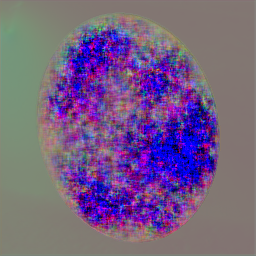
#> input picture scripts/reconstructions_gs-003500_e-000000_b-014002.png, 256 x 256 px
$ python generate_random_ellipse_masks.py --image reconstructions_gs-003500_e-000000_b-014002.png
#> lines starting #> are read from the running program, lines starting #| are printed output that depends on the picture; after the words box and inside, x2 and y2 are one past the last pixel; in counts of white or black regions, pixels touching at a corner belong together
import argparse
import shutil
from pathlib import Path

import numpy as np
from PIL import Image


IMG_EXTENSIONS = (".png", ".jpg", ".jpeg", ".bmp", ".tif", ".tiff")


def list_images(indir):
    root = Path(indir)
    return sorted(
        p for p in root.rglob("*")
        if p.is_file()
        and p.suffix.lower() in IMG_EXTENSIONS
        and not p.stem.endswith("_mask")
    )


def random_ellipse_mask(width, height, rng, args):
    scale_x = width / 256.0
    scale_y = height / 256.0
    min_rx = args.min_radius_x * scale_x
    max_rx = args.max_radius_x * scale_x
    min_ry = args.min_radius_y * scale_y
    max_ry = args.max_radius_y * scale_y

    radius_x = rng.uniform(min_rx, max_rx)
    radius_y = rng.uniform(min_ry, max_ry)

    if args.random_center:
        margin_x = min(radius_x + args.margin * scale_x, max(width / 2.0 - 1.0, 0.0))
        margin_y = min(radius_y + args.margin * scale_y, max(height / 2.0 - 1.0, 0.0))
        center_x = rng.uniform(margin_x, max(margin_x, width - 1 - margin_x))
        center_y = rng.uniform(margin_y, max(margin_y, height - 1 - margin_y))
    else:
        center_x = args.center_x * (width - 1)
        center_y = args.center_y * (height - 1)

    angle_deg = rng.uniform(args.angle_min_deg, args.angle_max_deg) if args.random_angle else args.angle_deg
    angle = np.deg2rad(angle_deg)
    cos_a = np.cos(angle)
    sin_a = np.sin(angle)

    yy, xx = np.mgrid[0:height, 0:width]
    x = xx.astype(np.float32) - center_x
    y = yy.astype(np.float32) - center_y
    x_rot = x * cos_a + y * sin_a
    y_rot = -x * sin_a + y * cos_a
    mask = ((x_rot / radius_x) ** 2 + (y_rot / radius_y) ** 2) <= 1.0
    return (mask.astype(np.uint8) * 255), {
        "center_x": center_x,
        "center_y": center_y,
        "radius_x": radius_x,
        "radius_y": radius_y,
        "angle_deg": angle_deg,
    }


def save_pair(image_path, outdir, mask, index=None, copy_image=True):
    image_path = Path(image_path)
    outdir = Path(outdir)
    outdir.mkdir(parents=True, exist_ok=True)

    if index is None:
        out_image = outdir / image_path.name
        out_mask = outdir / "{}_mask.png".format(image_path.stem)
    else:
        stem = "{}_{:03d}".format(image_path.stem, index)
        out_image = outdir / "{}{}".format(stem, image_path.suffix.lower())
        out_mask = outdir / "{}_mask.png".format(stem)

    if copy_image:
        shutil.copy2(image_path, out_image)
    Image.fromarray(mask, mode="L").save(out_mask)
    return out_image, out_mask


def main():
    parser = argparse.ArgumentParser(description="Generate random white ellipse masks for SS304 inpainting inference.")
    parser.add_argument("--image", default=None, help="Single source image.")
    parser.add_argument("--indir", default=None, help="Folder of source images.")
    parser.add_argument("--outdir", default="data/test_pairs", help="Output folder for image/mask pairs.")
    parser.add_argument("--count", type=int, default=1, help="Masks per image.")
    parser.add_argument("--seed", type=int, default=42)
    parser.add_argument("--min-radius-x", type=float, default=42.0)
    parser.add_argument("--max-radius-x", type=float, default=110.0)
    parser.add_argument("--min-radius-y", type=float, default=28.0)
    parser.add_argument("--max-radius-y", type=float, default=88.0)
    parser.add_argument("--random-center", action="store_true", default=True)
    parser.add_argument("--fixed-center", dest="random_center", action="store_false")
    parser.add_argument("--center-x", type=float, default=0.5, help="Normalized center x if --fixed-center is used.")
    parser.add_argument("--center-y", type=float, default=0.5, help="Normalized center y if --fixed-center is used.")
    parser.add_argument("--random-angle", action="store_true", default=True)
    parser.add_argument("--fixed-angle", dest="random_angle", action="store_false")
    parser.add_argument("--angle-deg", type=float, default=0.0)
    parser.add_argument("--angle-min-deg", type=float, default=0.0)
    parser.add_argument("--angle-max-deg", type=float, default=360.0)
    parser.add_argument("--margin", type=float, default=0.0)
    parser.add_argument("--no-copy-image", action="store_true", help="Only save masks, do not copy images.")
    args = parser.parse_args()

    if args.image is None and args.indir is None:
        raise ValueError("Pass either --image or --indir.")

    images = [Path(args.image)] if args.image is not None else list_images(args.indir)
    if not images:
        raise RuntimeError("No images found.")

    rng = np.random.default_rng(args.seed)
    total = 0
    for image_path in images:
        with Image.open(image_path) as image:
#> image is the input picture: PIL image 256x256 RGB; mean R, G, B 116.5, 94.1, 132.3
            width, height = image.size
#> width = 256; height = 256

        for i in range(args.count):
            mask, params = random_ellipse_mask(width, height, rng, args)
            index = None if args.count == 1 else i
            out_image, out_mask = save_pair(
                image_path,
                args.outdir,
                mask,
                index=index,
                copy_image=not args.no_copy_image,
            )
            total += 1
            print(
                "saved: {} | center=({:.1f},{:.1f}) radius=({:.1f},{:.1f}) angle={:.1f}".format(
                    out_mask,
                    params["center_x"],
                    params["center_y"],
                    params["radius_x"],
                    params["radius_y"],
                    params["angle_deg"],
                )
            )
            if not args.no_copy_image:
                print("paired image: {}".format(out_image))
#> this loop made 1 pass
#> pass 1, in save_pair, `Image.fromarray(mask, mode="L").save(out_mask)`:
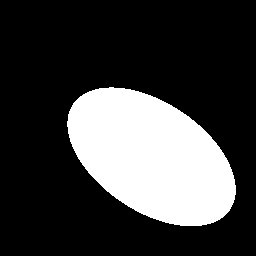
#> saved as reconstructions_gs-003500_e-000000_b-014002_mask.png: PIL image 256x256 L; 24.6% white; 1 white region, box (x1, y1, x2, y2) and area: (67, 87, 236, 226) 16148
#> after the loop, total = 1

    print("Generated {} mask(s) under {}".format(total, args.outdir))
#| Generated 1 mask(s) under data/test_pairs


if __name__ == "__main__":
    main()
